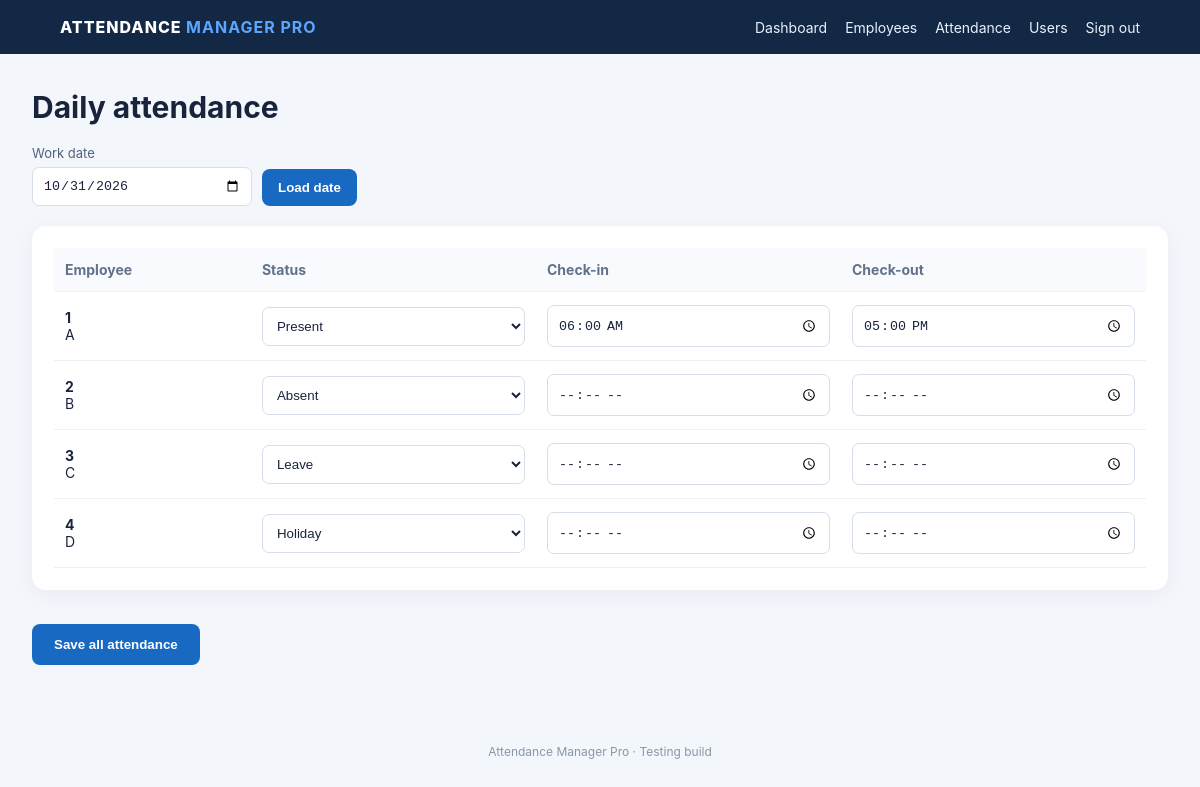
Page /attendance (signed in) on the committed database.
### app.py (models this page shows)
class Employee(db.Model):
    id = db.Column(db.Integer, primary_key=True)
    employee_code = db.Column(db.String(50), unique=True, nullable=False)
    full_name = db.Column(db.String(150), nullable=False)
    department = db.Column(db.String(100), default="")
    job_title = db.Column(db.String(100), default="")
    basic_salary = db.Column(db.Float, nullable=False, default=0)
    allowance = db.Column(db.Float, nullable=False, default=0)
    active = db.Column(db.Boolean, nullable=False, default=True)

class Attendance(db.Model):
    id = db.Column(db.Integer, primary_key=True)
    employee_id = db.Column(db.Integer, db.ForeignKey("employee.id"), nullable=False)
    work_date = db.Column(db.Date, nullable=False)
    status = db.Column(db.String(20), nullable=False)
    check_in = db.Column(db.String(5), default="")
    check_out = db.Column(db.String(5), default="")
    recorded_by = db.Column(db.Integer, db.ForeignKey("user.id"))
    employee = db.relationship("Employee")
    __table_args__ = (db.UniqueConstraint("employee_id", "work_date", name="uq_employee_workdate"),)

### app.py (the view, shortened to what this page needs)
@app.route("/attendance", methods=["GET", "POST"])
@login_required
def attendance():
    try:
        selected = date.fromisoformat(request.values.get("work_date", date.today().isoformat()))
    except ValueError:
        selected = date.today()
        flash("Invalid date; showing today.", "error")
    active_employees = Employee.query.filter_by(active=True).order_by(Employee.full_name).all()
    existing = {a.employee_id: a for a in Attendance.query.filter_by(work_date=selected).all()}
    return render_template("attendance.html", employees=active_employees, records=existing, selected=selected, statuses=STATUSES)

### app.py (called while the page is built)
def login_required(fn):
    @wraps(fn)
    def wrapped(*args, **kwargs):
        if "user_id" not in session:
            return redirect(url_for("login"))
        return fn(*args, **kwargs)
    return wrapped

@app.context_processor
def inject_user():
    return {"current_user": session.get("username"), "current_role": session.get("role")}

### Attendance_Manager_Pro_Web/templates/attendance.html
{% extends "base.html" %}{% block content %}<h1>Daily attendance</h1><form method="get" class="search"><label>Work date <input type="date" name="work_date" value="{{ selected.isoformat() }}"></label><button>Load date</button></form><form method="post"><input type="hidden" name="work_date" value="{{ selected.isoformat() }}"><div class="card tablewrap"><table><thead><tr><th>Employee</th><th>Status</th><th>Check-in</th><th>Check-out</th></tr></thead><tbody>{% for e in employees %}{% set a=records.get(e.id) %}<tr><td><b>{{ e.employee_code }}</b><br>{{ e.full_name }}</td><td><select name="status_{{ e.id }}"><option value="">-- Select --</option>{% for s in statuses %}<option value="{{ s }}" {% if a and a.status==s %}selected{% endif %}>{{ s }}</option>{% endfor %}</select></td><td><input type="time" name="in_{{ e.id }}" value="{{ a.check_in if a else '' }}"></td><td><input type="time" name="out_{{ e.id }}" value="{{ a.check_out if a else '' }}"></td></tr>{% else %}<tr><td colspan="4">Add employees first.</td></tr>{% endfor %}</tbody></table></div><button class="save">Save all attendance</button></form>{% endblock %}

### Attendance_Manager_Pro_Web/templates/base.html
<!doctype html><html lang="en"><head><meta charset="utf-8"><meta name="viewport" content="width=device-width,initial-scale=1">
<title>Attendance Manager Pro</title><link rel="stylesheet" href="{{ url_for('static', filename='style.css') }}"></head><body>
{% if current_user %}<header><div class="brand">ATTENDANCE <b>MANAGER PRO</b></div><nav><a href="{{ url_for('dashboard') }}">Dashboard</a><a href="{{ url_for('employees') }}">Employees</a><a href="{{ url_for('attendance') }}">Attendance</a>{% if current_role=='admin' %}<a href="{{ url_for('users') }}">Users</a>{% endif %}<a href="{{ url_for('logout') }}">Sign out</a></nav></header>{% endif %}
<main>{% with messages=get_flashed_messages(with_categories=true) %}{% for category,message in messages %}<div class="flash {{ category }}">{{ message }}</div>{% endfor %}{% endwith %}{% block content %}{% endblock %}</main>
<footer>Attendance Manager Pro · Testing build</footer></body></html>

### Attendance_Manager_Pro_Web/static/style.css (style rules this page uses)
:root { font-family:Inter,Segoe UI,Arial,sans-serif;color:#17243b;background:#f3f6fb }
* { box-sizing:border-box }
body { margin:0 }
header { background:#132844;color:white;padding:17px 5%;display:flex;justify-content:space-between;align-items:center;gap:18px;flex-wrap:wrap }
.brand { font-weight:800;letter-spacing:1px }
.brand b { color:#5ba7ff }
nav { display:flex;gap:18px;flex-wrap:wrap }
nav a { color:#e9f1ff;text-decoration:none;font-size:14px }
main { max-width:1180px;margin:35px auto;padding:0 22px;min-height:75vh }
h1 { font-size:30px;margin:8px 0 8px }
.metric,.card { background:white;border-radius:14px;padding:22px;box-shadow:0 5px 22px #1b35520c;margin:16px 0 }
.button,button { display:inline-block;background:#1769c2;color:white;border:0;border-radius:8px;padding:11px 16px;text-decoration:none;cursor:pointer;font-weight:650 }
.search { display:flex;align-items:end;gap:10px;margin:20px 0;flex-wrap:wrap }
input,select { width:100%;padding:10px;border:1px solid #d5deea;border-radius:7px;background:white;color:#17243b }
label { display:block;font-size:13px;color:#52627a }
label input,label select { display:block;margin-top:6px }
.search input { min-width:220px }
.tablewrap { overflow-x:auto }
table { border-collapse:collapse;width:100%;min-width:720px }
th,td { text-align:left;padding:13px 11px;border-bottom:1px solid #edf0f5;font-size:14px }
th { color:#62728a;background:#f8fafd }
.save { margin-top:18px;padding:13px 22px }
footer { text-align:center;padding:20px;color:#8a97a9;font-size:12px }

### rows in the picture
Employee: employee_code "1", full_name "A", id "Present"
Attendance: check_in "06:00", check_out "17:00"
Employee: employee_code "2", full_name "B", id "Absent"
Employee: employee_code "3", full_name "C", id "Leave"
Employee: employee_code "4", full_name "D", id "Holiday"
